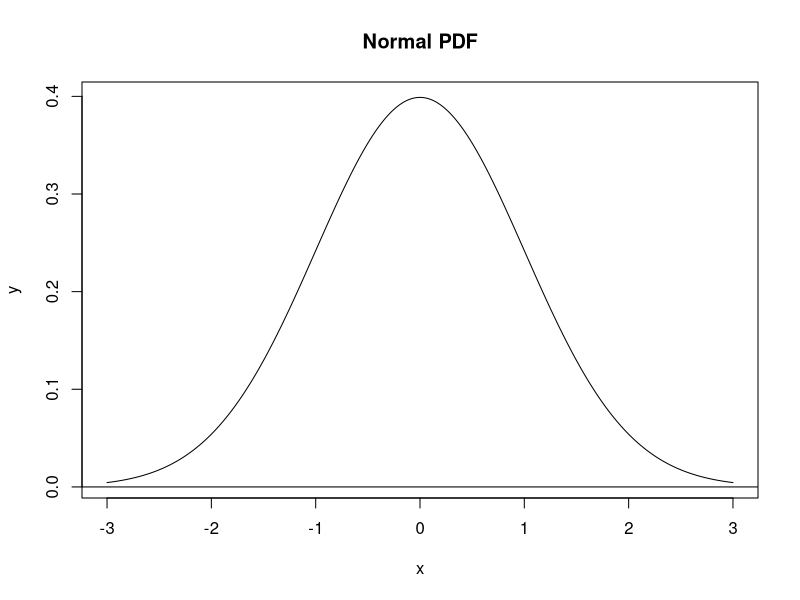
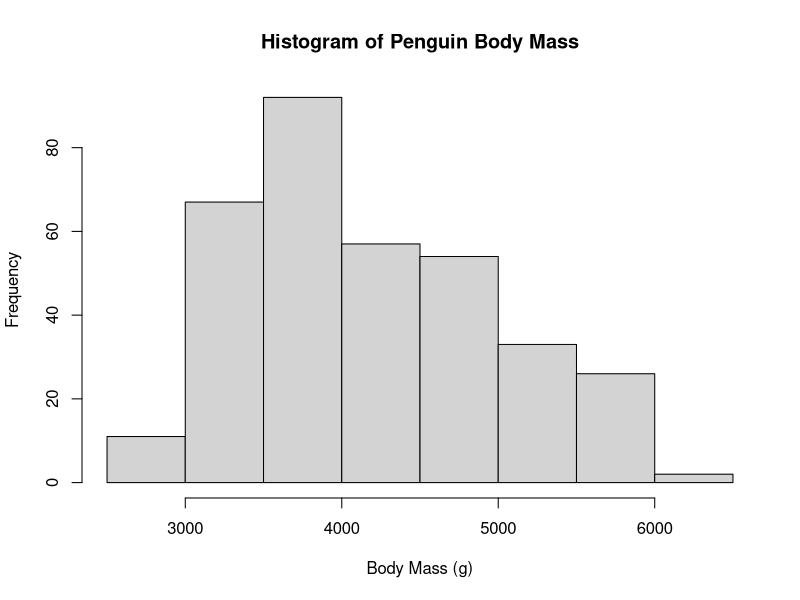
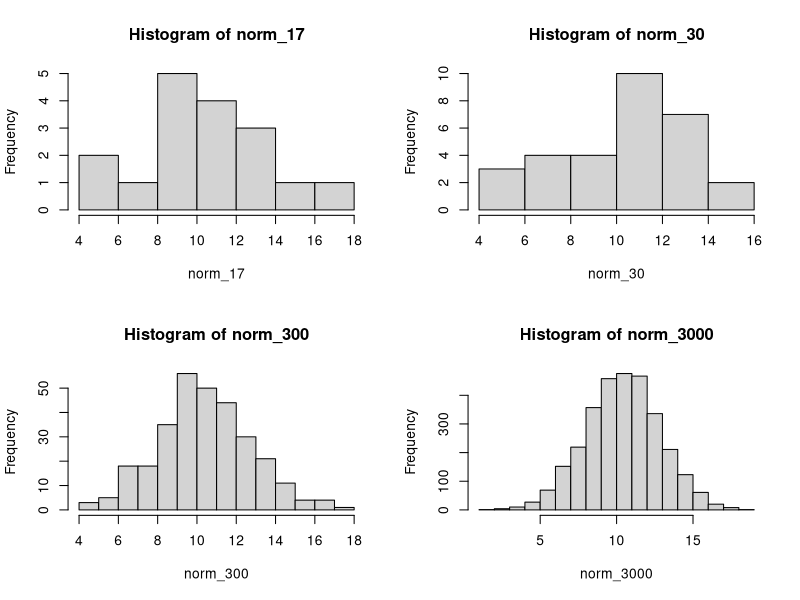
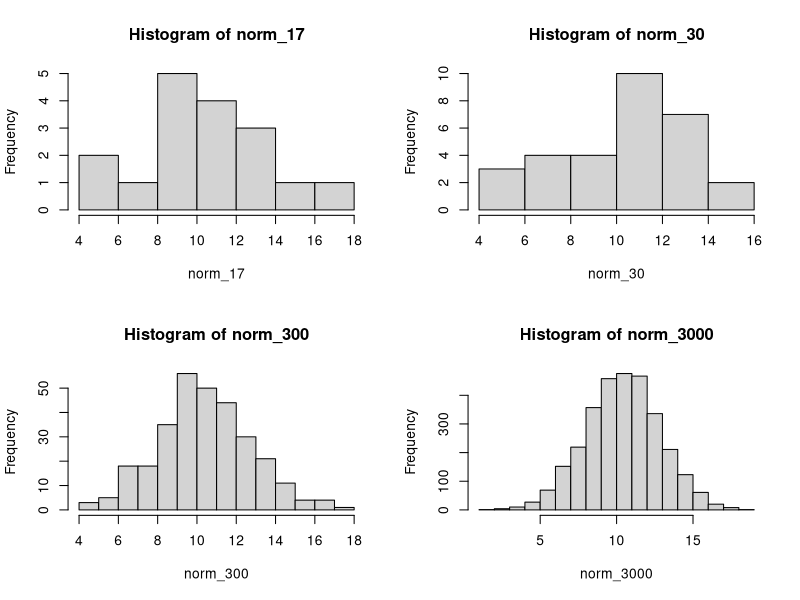

Reproduce these figures in R, in order. (Note: this script raises an error after producing the figures.)
# Generate a vector of x-values
x = seq(-3, 3, length.out = 1000)
y = dnorm(x)

plot(x, y, main = "Normal PDF", type = "l")
abline(h = 0)

require(palmerpenguins)
hist(
  penguins$body_mass_g,
  main = "Histogram of Penguin Body Mass",
  xlab = "Body Mass (g)")

mean(penguins$body_mass_g, na.rm = TRUE)
sd(penguins$body_mass_g, na.rm = TRUE)
nrow(penguins)

 
pop_sd = 2.4
pop_mean = 10.4
  
norm_17 = rnorm(n= 17, pop_mean, pop_sd)
norm_30 = rnorm(n=30, pop_mean, pop_sd)
norm_300 = rnorm(n=300, pop_mean, pop_sd)
norm_3000 = rnorm(n=3000, pop_mean, pop_sd)

par(mfrow = c(2, 2))
hist(norm_17)
hist(norm_30)
hist(norm_300)
hist(norm_3000)

require(here)
png(
  filename = here("lab_04_hist_01.png"),
    width= 1500, height= 1600,
    res= 180, units= "px")

par(mfrow = c(2, 2))
hist(norm_17)
hist(norm_30)
hist(norm_300)
hist(norm_3000)
dev.off()

dnorm?

#question 7
  
  # Generate a vector of x-values
  
  require(here)
png(
  filename = here("norm_1.png"),
  width= 1500, height= 1600,
  res= 180, units= "px")  
x = seq(3, 18, length.out = 1000)
y = dnorm(x, mean = 10.4, sd = 2.4, log = FALSE)

plot(x, y, main = "Normal PDF: mean= 10.4 sd= 2.4", type = "l", xlim = c(3,18))
abline(h = 0)
dev.off()







# Question 9

set.seed(111)
n_pts = 100
x_min = 1
x_max = 20

# X values are uniformly distributed
x_random = runif(n = n_pts, min = x_min, max = x_max)

# Y values are normally-distributed.
# I used the default parameters for mean and sd.
y_random = rnorm(n = n_pts)

dat_random = data.frame(x = x_random, y = y_random)

plot(y ~ x, data = dat_random, pch = 10)
mean_dat_random= mean(dat_random$x)


require(here)
png(
  filename = here("lab_04_Q_10.png"),
  width= 1500, height= 1600,
  res= 180, units= "px")
par(mfrow = c(2, 2))
hist(dat_random$x, 
     main= "Histogram of Random Dataset",
     col= "steelblue")
plot(dat_random$y, 
               main= "Scatter Plot of Random Dataset",
               col= "pink")
boxplot(dat_random$x, 
        main= "Boxplot of Random Dataset 1",
        col= "violet")
boxplot(dat_random$y, 
        main= "Boxplot of Random Dataset 2",
        col= "orange")
dev.off()

#question 10

line_point_slope = function(x, x1, y1, slope)
{
  get_y_intercept = 
    function(x1, y1, slope) 
      return(-(x1 * slope) + y1)
  
  linear = 
    function(x, yint, slope) 
      return(yint + x * slope)
  
  return(linear(x, get_y_intercept(x1, y1, slope), slope))
}

data_center_x= mean(dat_random$x)
data_center_y= mean(dat_random$y)

plot(dat_random$y, 
     main= "Scatter Plot of Random Dataset",
     col= "pink")
points(x= data_center_x, y= data_center_y, col= "black")
curve(
  line_point_slope(x, data_center_x, data_center_y, slope= 0.01), add= TRUE)

#question 11

require(here)
png(
  filename = here("lab_04_Q_12.png"),
  width= 1500, height= 1600,
  res= 180, units= "px")
par(mfrow = c(2, 2))
hist(dat_random$x, 
     main= "Histogram of Random Dataset",
     col= "steelblue")
boxplot(dat_random$x, 
        main= "Boxplot of Random Dataset 1",
        col= "violet")
boxplot(dat_random$y, 
        main= "Boxplot of Random Dataset 2",
        col= "orange")
data_center_x= mean(dat_random$x)
data_center_y= mean(dat_random$y)

plot(dat_random$y, 
     main= "Scatter Plot of Random Dataset",
     col= "pink")
points(x= data_center_x, y= data_center_y, col= "black")
curve(
  line_point_slope(x, data_center_x, data_center_y, slope= 0.01), add= TRUE)

dev.off()

#question 13 y predicted

data_center_x= mean(dat_random$x)
data_center_y= mean(dat_random$y)

plot(dat_random$y, 
     main= "Scatter Plot of Random Dataset",
     col= "pink")
points(x= data_center_x, y= data_center_y, col= "black")
curve(
  line_point_slope(x, data_center_x, data_center_y, slope= 0.01), add= TRUE)

data_center_x= mean(dat_random$x)
data_center_y= mean(dat_random$y)

plot(dat_random$y, 
     main= "Scatter Plot of Random Dataset",
     col= "pink")
points(x= data_center_x, y= data_center_y, col= "black")
curve(
  line_point_slope(x, data_center_x, data_center_y, slope= 0.01), add= TRUE)

guess_x= 10
guess_y= 0.1
guess_slope= 0.1

line_point_slope(dat_random$x, guess_x, guess_y, guess_slope)
  
dat_random$y_predicted= c(line_point_slope(dat_random$x, guess_x, guess_y, guess_slope))

# question 13 residuals

dat_random$resids= dat_random$y- dat_random$y_predicted

#question 14

require(here)
png(
  filename = here("lab_04_Q_14.png"),
  width= 1500, height= 1600,
  res= 180, units= "px")
par(mfrow = c(2, 1))
hist(dat_random$resids, 
     main= "Histogram of the Residual Values",
     xlab= "Residuals",
     col= "navy")

plot(dat_random$y_predicted, dat_random$resids,
     main= "Scatterplot of Predicted vs Residual Values",
     xlab= "Predicted Values",
     ylab= "Residual Values",
     col="magenta")
dev.off()

